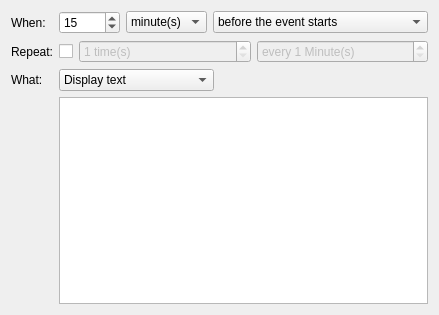
<?xml version="1.0" encoding="UTF-8"?>
<ui version="4.0">
 <class>AlarmDialog</class>
 <widget class="QWidget" name="AlarmDialog">
  <property name="geometry">
   <rect>
    <x>0</x>
    <y>0</y>
    <width>439</width>
    <height>315</height>
   </rect>
  </property>
  <property name="windowTitle">
   <string>Alarms</string>
  </property>
  <layout class="QGridLayout" name="gridLayout">
   <item row="0" column="0">
    <widget class="QLabel" name="label">
     <property name="text">
      <string>When:</string>
     </property>
    </widget>
   </item>
   <item row="0" column="1">
    <layout class="QHBoxLayout" name="horizontalLayout">
     <item>
      <widget class="QSpinBox" name="mAlarmOffset">
       <property name="sizePolicy">
        <sizepolicy hsizetype="Maximum" vsizetype="Fixed">
         <horstretch>0</horstretch>
         <verstretch>0</verstretch>
        </sizepolicy>
       </property>
       <property name="toolTip">
        <string>Set the reminder trigger time</string>
       </property>
       <property name="whatsThis">
        <string>This spinbox allows you to set the reminder trigger time. The time unit is set in the combobox immediately adjacent.</string>
       </property>
       <property name="minimum">
        <number>0</number>
       </property>
       <property name="maximum">
        <number>99999</number>
       </property>
       <property name="value">
        <number>15</number>
       </property>
      </widget>
     </item>
     <item>
      <widget class="KComboBox" name="mOffsetUnit">
       <property name="sizePolicy">
        <sizepolicy hsizetype="Fixed" vsizetype="Fixed">
         <horstretch>0</horstretch>
         <verstretch>0</verstretch>
        </sizepolicy>
       </property>
       <property name="toolTip">
        <string>Select the reminder trigger time unit</string>
       </property>
       <property name="whatsThis">
        <string>This combobox allows you to set the units for the reminder trigger time. The trigger time value is set in the spinbox immediately adjacent.</string>
       </property>
       <property name="autoCompletion">
        <bool>false</bool>
       </property>
       <item>
        <property name="text">
         <string comment="@item:inlistbox alarm offset expressed in minutes">minute(s)</string>
        </property>
       </item>
       <item>
        <property name="text">
         <string comment="@item:inlistbox alarm offset expressed in hours">hour(s)</string>
        </property>
       </item>
       <item>
        <property name="text">
         <string comment="@item:inlistbox alarm offset expressed in days">day(s)</string>
        </property>
       </item>
      </widget>
     </item>
     <item>
      <widget class="KComboBox" name="mBeforeAfter">
       <property name="toolTip">
        <string>Select the reminder trigger relative to the start or end time</string>
       </property>
       <property name="whatsThis">
        <string>Use this combobox to specify if you want the reminder to trigger before or after the start or end time.</string>
       </property>
       <item>
        <property name="text">
         <string>before the event starts</string>
        </property>
       </item>
       <item>
        <property name="text">
         <string>after the event starts</string>
        </property>
       </item>
       <item>
        <property name="text">
         <string>before the event ends</string>
        </property>
       </item>
       <item>
        <property name="text">
         <string>after the event ends</string>
        </property>
       </item>
      </widget>
     </item>
    </layout>
   </item>
   <item row="1" column="0">
    <widget class="QLabel" name="label_2">
     <property name="text">
      <string>Repeat:</string>
     </property>
    </widget>
   </item>
   <item row="1" column="1">
    <layout class="QHBoxLayout" name="horizontalLayout_2">
     <item>
      <widget class="QCheckBox" name="mRepeats">
       <property name="sizePolicy">
        <sizepolicy hsizetype="Maximum" vsizetype="Fixed">
         <horstretch>0</horstretch>
         <verstretch>0</verstretch>
        </sizepolicy>
       </property>
       <property name="toolTip">
        <string>Set the reminder to repeat</string>
       </property>
       <property name="whatsThis">
        <string>Check this if you want to the reminder to recur on a periodic interval.</string>
       </property>
       <property name="text">
        <string/>
       </property>
      </widget>
     </item>
     <item>
      <widget class="QSpinBox" name="mRepeatCount">
       <property name="enabled">
        <bool>false</bool>
       </property>
       <property name="toolTip">
        <string>Select how often the reminder should repeat</string>
       </property>
       <property name="whatsThis">
        <string>Use this selector to choose how many times you want the recurring reminder to repeat.</string>
       </property>
       <property name="suffix">
        <string> time(s)</string>
       </property>
       <property name="minimum">
        <number>1</number>
       </property>
       <property name="maximum">
        <number>500</number>
       </property>
      </widget>
     </item>
     <item>
      <widget class="QSpinBox" name="mRepeatInterval">
       <property name="enabled">
        <bool>false</bool>
       </property>
       <property name="toolTip">
        <string>Select the time between reminder repeats</string>
       </property>
       <property name="whatsThis">
        <string>Use this selector to choose the time between repeating reminders.</string>
       </property>
       <property name="suffix">
        <string comment="@label:spinbox repeat interval expressed in minutes"> Minute(s)</string>
       </property>
       <property name="prefix">
        <string comment="repeat every X minutes">every </string>
       </property>
       <property name="minimum">
        <number>1</number>
       </property>
       <property name="maximum">
        <number>999</number>
       </property>
      </widget>
     </item>
    </layout>
   </item>
   <item row="2" column="0">
    <widget class="QLabel" name="label_3">
     <property name="sizePolicy">
      <sizepolicy hsizetype="Preferred" vsizetype="Preferred">
       <horstretch>0</horstretch>
       <verstretch>0</verstretch>
      </sizepolicy>
     </property>
     <property name="text">
      <string>What:</string>
     </property>
     <property name="alignment">
      <set>Qt::AlignLeading|Qt::AlignLeft|Qt::AlignVCenter</set>
     </property>
    </widget>
   </item>
   <item row="2" column="1">
    <widget class="QComboBox" name="mTypeCombo">
     <property name="sizePolicy">
      <sizepolicy hsizetype="Fixed" vsizetype="Fixed">
       <horstretch>0</horstretch>
       <verstretch>0</verstretch>
      </sizepolicy>
     </property>
     <item>
      <property name="text">
       <string>Display text</string>
      </property>
     </item>
     <item>
      <property name="text">
       <string>Play sound file</string>
      </property>
     </item>
     <item>
      <property name="text">
       <string>Run application / script</string>
      </property>
     </item>
     <item>
      <property name="text">
       <string>Send email</string>
      </property>
     </item>
    </widget>
   </item>
   <item row="3" column="1">
    <widget class="QStackedWidget" name="mTypeStack">
     <property name="currentIndex">
      <number>0</number>
     </property>
     <widget class="QWidget" name="WStackPage">
      <layout class="QVBoxLayout">
       <property name="spacing">
        <number>6</number>
       </property>
       <property name="margin">
        <number>0</number>
       </property>
       <item>
        <widget class="KTextEdit" name="mDisplayText">
         <property name="toolTip">
          <string notr="true">Provide text to display when the reminder triggers</string>
         </property>
         <property name="whatsThis">
          <string>Specify any text you desire to display in the popup notice when the reminder triggers.</string>
         </property>
        </widget>
       </item>
      </layout>
     </widget>
     <widget class="QWidget" name="WStackPage">
      <layout class="QGridLayout" name="gridLayout_2">
       <item row="0" column="0">
        <widget class="QLabel" name="mSoundFileLabel">
         <property name="text">
          <string>&amp;file:</string>
         </property>
         <property name="buddy">
          <cstring>mSoundFile</cstring>
         </property>
        </widget>
       </item>
       <item row="0" column="1">
        <widget class="KUrlRequester" name="mSoundFile">
         <property name="toolTip">
          <string>Specify a file containing a sound to play when the reminder triggers</string>
         </property>
         <property name="whatsThis">
          <string>Use the adjacent file browser to help you find the file you want to use when playing a sound when the reminder triggers.</string>
         </property>
         <property name="filter">
          <string>audio/x-wav audio/x-mp3 application/ogg</string>
         </property>
        </widget>
       </item>
       <item row="1" column="0" colspan="2">
        <spacer>
         <property name="orientation">
          <enum>Qt::Vertical</enum>
         </property>
         <property name="sizeType">
          <enum>QSizePolicy::Expanding</enum>
         </property>
         <property name="sizeHint" stdset="0">
          <size>
           <width>20</width>
           <height>61</height>
          </size>
         </property>
        </spacer>
       </item>
      </layout>
     </widget>
     <widget class="QWidget" name="WStackPage">
      <layout class="QGridLayout" name="gridLayout_3">
       <item row="0" column="0">
        <widget class="QLabel" name="mApplicationLabel">
         <property name="text">
          <string>&amp;Application / Script:</string>
         </property>
         <property name="buddy">
          <cstring>mApplication</cstring>
         </property>
        </widget>
       </item>
       <item row="0" column="1">
        <widget class="KUrlRequester" name="mApplication">
         <property name="toolTip">
          <string>Specify a file containing the application to run when the reminder triggers</string>
         </property>
         <property name="whatsThis">
          <string>Use the adjacent file browser to help you find the file you want to use when running an application when the reminder triggers.</string>
         </property>
         <property name="filter">
          <string>*.*|All files</string>
         </property>
        </widget>
       </item>
       <item row="1" column="0">
        <widget class="QLabel" name="mAppArgumentsLabel">
         <property name="text">
          <string>Ar&amp;guments:</string>
         </property>
         <property name="buddy">
          <cstring>mAppArguments</cstring>
         </property>
        </widget>
       </item>
       <item row="1" column="1">
        <widget class="KLineEdit" name="mAppArguments">
         <property name="toolTip">
          <string>Specify arguments to pass to the application when the reminder triggers</string>
         </property>
         <property name="whatsThis">
          <string>Enter the application arguments to use when running an application when the reminder triggers.</string>
         </property>
        </widget>
       </item>
       <item row="2" column="0" colspan="2">
        <spacer>
         <property name="orientation">
          <enum>Qt::Vertical</enum>
         </property>
         <property name="sizeType">
          <enum>QSizePolicy::Expanding</enum>
         </property>
         <property name="sizeHint" stdset="0">
          <size>
           <width>20</width>
           <height>16</height>
          </size>
         </property>
        </spacer>
       </item>
      </layout>
     </widget>
     <widget class="QWidget" name="WStackPage">
      <layout class="QGridLayout" name="gridLayout_4">
       <item row="0" column="0">
        <widget class="QLabel" name="mEmailToLabel">
         <property name="text">
          <string>&amp;To:</string>
         </property>
         <property name="buddy">
          <cstring>mEmailAddress</cstring>
         </property>
        </widget>
       </item>
       <item row="0" column="1">
        <widget class="KPIM::AddresseeLineEdit" name="mEmailAddress">
         <property name="toolTip">
          <string>Specify a list of addresses to send email when the reminder triggers.
If the 'To:' field stays empty the email reminder will be sent to the
default email configured in Kmail (Settings menu/Configure Kmail/Identities).</string>
         </property>
         <property name="whatsThis">
          <string>Enter a list comma-separated addresses to which an email will be sent when the reminder triggers</string>
         </property>
        </widget>
       </item>
       <item row="1" column="0">
        <widget class="QLabel" name="label_4">
         <property name="text">
          <string>Message:</string>
         </property>
         <property name="alignment">
          <set>Qt::AlignLeading|Qt::AlignLeft|Qt::AlignTop</set>
         </property>
        </widget>
       </item>
       <item row="1" column="1">
        <widget class="KTextEdit" name="mEmailText">
         <property name="toolTip">
          <string>Specify text of an email message to send when the reminder triggers</string>
         </property>
         <property name="whatsThis">
          <string>Enter any text you desire for the email message that will be sent when the alarm triggers.</string>
         </property>
        </widget>
       </item>
      </layout>
     </widget>
    </widget>
   </item>
  </layout>
 </widget>
 <customwidgets>
  <customwidget>
   <class>KPIM::AddresseeLineEdit</class>
   <extends>KLineEdit</extends>
   <header>libkdepim/addresseelineedit.h</header>
  </customwidget>
  <customwidget>
   <class>KUrlRequester</class>
   <extends>QFrame</extends>
   <header>kurlrequester.h</header>
  </customwidget>
  <customwidget>
   <class>KLineEdit</class>
   <extends>QLineEdit</extends>
   <header>klineedit.h</header>
  </customwidget>
  <customwidget>
   <class>KComboBox</class>
   <extends>QComboBox</extends>
   <header>kcombobox.h</header>
  </customwidget>
  <customwidget>
   <class>KTextEdit</class>
   <extends>QTextEdit</extends>
   <header>ktextedit.h</header>
  </customwidget>
 </customwidgets>
 <includes>
  <include location="global">addresseelineedit.h</include>
 </includes>
 <resources/>
 <connections>
  <connection>
   <sender>mTypeCombo</sender>
   <signal>currentIndexChanged(int)</signal>
   <receiver>mTypeStack</receiver>
   <slot>setCurrentIndex(int)</slot>
   <hints>
    <hint type="sourcelabel">
     <x>147</x>
     <y>83</y>
    </hint>
    <hint type="destinationlabel">
     <x>216</x>
     <y>97</y>
    </hint>
   </hints>
  </connection>
  <connection>
   <sender>mRepeats</sender>
   <signal>clicked(bool)</signal>
   <receiver>mRepeatCount</receiver>
   <slot>setEnabled(bool)</slot>
   <hints>
    <hint type="sourcelabel">
     <x>67</x>
     <y>49</y>
    </hint>
    <hint type="destinationlabel">
     <x>118</x>
     <y>50</y>
    </hint>
   </hints>
  </connection>
  <connection>
   <sender>mRepeats</sender>
   <signal>toggled(bool)</signal>
   <receiver>mRepeatInterval</receiver>
   <slot>setEnabled(bool)</slot>
   <hints>
    <hint type="sourcelabel">
     <x>69</x>
     <y>42</y>
    </hint>
    <hint type="destinationlabel">
     <x>284</x>
     <y>48</y>
    </hint>
   </hints>
  </connection>
 </connections>
</ui>
